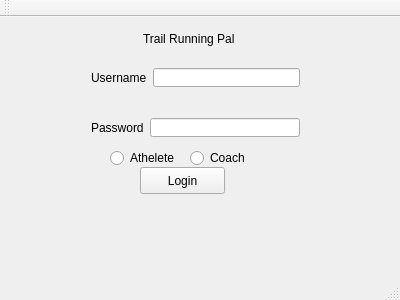
<?xml version="1.0" encoding="UTF-8"?>
<ui version="4.0">
 <class>MainWindow</class>
 <widget class="QMainWindow" name="MainWindow">
  <property name="geometry">
   <rect>
    <x>0</x>
    <y>0</y>
    <width>400</width>
    <height>300</height>
   </rect>
  </property>
  <property name="windowTitle">
   <string>MainWindow</string>
  </property>
  <widget class="QWidget" name="centralWidget">
   <widget class="QRadioButton" name="radioButton_athelete">
    <property name="geometry">
     <rect>
      <x>110</x>
      <y>130</y>
      <width>100</width>
      <height>22</height>
     </rect>
    </property>
    <property name="text">
     <string>Athelete</string>
    </property>
   </widget>
   <widget class="QRadioButton" name="radioButton_coach">
    <property name="geometry">
     <rect>
      <x>190</x>
      <y>130</y>
      <width>100</width>
      <height>22</height>
     </rect>
    </property>
    <property name="text">
     <string>Coach</string>
    </property>
   </widget>
   <widget class="QWidget" name="horizontalLayoutWidget">
    <property name="geometry">
     <rect>
      <x>80</x>
      <y>40</y>
      <width>231</width>
      <height>41</height>
     </rect>
    </property>
    <layout class="QHBoxLayout" name="horizontalLayout">
     <item>
      <widget class="QLabel" name="label">
       <property name="text">
        <string>Username</string>
       </property>
      </widget>
     </item>
     <item>
      <widget class="QLineEdit" name="lineEdit_username"/>
     </item>
    </layout>
   </widget>
   <widget class="QWidget" name="horizontalLayoutWidget_2">
    <property name="geometry">
     <rect>
      <x>80</x>
      <y>90</y>
      <width>231</width>
      <height>41</height>
     </rect>
    </property>
    <layout class="QHBoxLayout" name="horizontalLayout_2">
     <item>
      <widget class="QLabel" name="label_2">
       <property name="text">
        <string>Password</string>
       </property>
      </widget>
     </item>
     <item>
      <widget class="QLineEdit" name="lineEdit_password"/>
     </item>
    </layout>
   </widget>
   <widget class="QLabel" name="label_3">
    <property name="geometry">
     <rect>
      <x>143</x>
      <y>6</y>
      <width>121</width>
      <height>31</height>
     </rect>
    </property>
    <property name="text">
     <string>Trail Running Pal</string>
    </property>
   </widget>
   <widget class="QPushButton" name="pushButton_Login">
    <property name="geometry">
     <rect>
      <x>140</x>
      <y>150</y>
      <width>85</width>
      <height>27</height>
     </rect>
    </property>
    <property name="text">
     <string>Login</string>
    </property>
   </widget>
  </widget>
  <widget class="QMenuBar" name="menuBar">
   <property name="geometry">
    <rect>
     <x>0</x>
     <y>0</y>
     <width>400</width>
     <height>27</height>
    </rect>
   </property>
  </widget>
  <widget class="QToolBar" name="mainToolBar">
   <attribute name="toolBarArea">
    <enum>TopToolBarArea</enum>
   </attribute>
   <attribute name="toolBarBreak">
    <bool>false</bool>
   </attribute>
  </widget>
  <widget class="QStatusBar" name="statusBar"/>
 </widget>
 <layoutdefault spacing="6" margin="11"/>
 <resources/>
 <connections/>
</ui>
